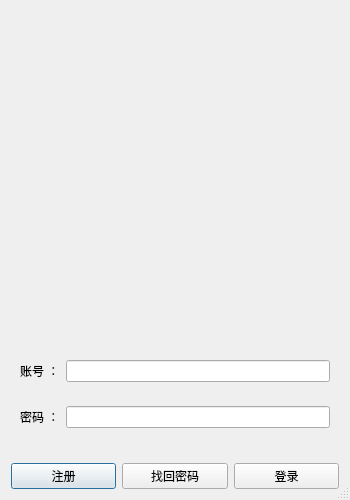
<?xml version="1.0" encoding="UTF-8"?>
<ui version="4.0">
 <class>loginDialog</class>
 <widget class="QDialog" name="loginDialog">
  <property name="geometry">
   <rect>
    <x>0</x>
    <y>0</y>
    <width>350</width>
    <height>500</height>
   </rect>
  </property>
  <property name="sizePolicy">
   <sizepolicy hsizetype="Preferred" vsizetype="Preferred">
    <horstretch>0</horstretch>
    <verstretch>0</verstretch>
   </sizepolicy>
  </property>
  <property name="maximumSize">
   <size>
    <width>16777215</width>
    <height>16777215</height>
   </size>
  </property>
  <property name="baseSize">
   <size>
    <width>0</width>
    <height>0</height>
   </size>
  </property>
  <property name="font">
   <font>
    <hintingpreference>PreferVerticalHinting</hintingpreference>
   </font>
  </property>
  <property name="cursor">
   <cursorShape>ArrowCursor</cursorShape>
  </property>
  <property name="windowTitle">
   <string>Dialog</string>
  </property>
  <property name="sizeGripEnabled">
   <bool>true</bool>
  </property>
  <layout class="QVBoxLayout" name="verticalLayout_2">
   <property name="sizeConstraint">
    <enum>QLayout::SizeConstraint::SetDefaultConstraint</enum>
   </property>
   <item>
    <widget class="QLabel" name="logoLabel">
     <property name="text">
      <string/>
     </property>
    </widget>
   </item>
   <item>
    <layout class="QVBoxLayout" name="verticalLayout">
     <property name="sizeConstraint">
      <enum>QLayout::SizeConstraint::SetMinAndMaxSize</enum>
     </property>
     <item>
      <layout class="QHBoxLayout" name="horizontalLayout_2">
       <item>
        <layout class="QVBoxLayout" name="verticalLayout_3">
         <property name="sizeConstraint">
          <enum>QLayout::SizeConstraint::SetNoConstraint</enum>
         </property>
         <item>
          <layout class="QHBoxLayout" name="horizontalLayout_3">
           <property name="sizeConstraint">
            <enum>QLayout::SizeConstraint::SetMinAndMaxSize</enum>
           </property>
           <property name="leftMargin">
            <number>9</number>
           </property>
           <property name="topMargin">
            <number>9</number>
           </property>
           <property name="rightMargin">
            <number>9</number>
           </property>
           <property name="bottomMargin">
            <number>9</number>
           </property>
           <item alignment="Qt::AlignmentFlag::AlignLeft|Qt::AlignmentFlag::AlignVCenter">
            <widget class="QLabel" name="label">
             <property name="maximumSize">
              <size>
               <width>40</width>
               <height>16777215</height>
              </size>
             </property>
             <property name="text">
              <string>账号 ：</string>
             </property>
            </widget>
           </item>
           <item>
            <widget class="QLineEdit" name="lineEdit">
             <property name="sizePolicy">
              <sizepolicy hsizetype="Expanding" vsizetype="Fixed">
               <horstretch>0</horstretch>
               <verstretch>0</verstretch>
              </sizepolicy>
             </property>
            </widget>
           </item>
          </layout>
         </item>
         <item>
          <layout class="QHBoxLayout" name="horizontalLayout_4">
           <property name="sizeConstraint">
            <enum>QLayout::SizeConstraint::SetMinAndMaxSize</enum>
           </property>
           <property name="leftMargin">
            <number>9</number>
           </property>
           <property name="topMargin">
            <number>9</number>
           </property>
           <property name="rightMargin">
            <number>9</number>
           </property>
           <property name="bottomMargin">
            <number>9</number>
           </property>
           <item>
            <widget class="QLabel" name="label_4">
             <property name="text">
              <string>密码 ：</string>
             </property>
            </widget>
           </item>
           <item>
            <widget class="QLineEdit" name="lineEdit_2"/>
           </item>
          </layout>
         </item>
        </layout>
       </item>
      </layout>
     </item>
     <item>
      <spacer name="verticalSpacer">
       <property name="orientation">
        <enum>Qt::Orientation::Vertical</enum>
       </property>
       <property name="sizeType">
        <enum>QSizePolicy::Policy::Fixed</enum>
       </property>
       <property name="sizeHint" stdset="0">
        <size>
         <width>20</width>
         <height>20</height>
        </size>
       </property>
      </spacer>
     </item>
     <item>
      <layout class="QHBoxLayout" name="horizontalLayout">
       <property name="sizeConstraint">
        <enum>QLayout::SizeConstraint::SetMinAndMaxSize</enum>
       </property>
       <item>
        <widget class="QPushButton" name="resgiterPushButton">
         <property name="text">
          <string>注册</string>
         </property>
        </widget>
       </item>
       <item>
        <widget class="QPushButton" name="pushButton_2">
         <property name="text">
          <string>找回密码</string>
         </property>
        </widget>
       </item>
       <item>
        <widget class="QPushButton" name="loginbutton">
         <property name="text">
          <string>登录</string>
         </property>
        </widget>
       </item>
      </layout>
     </item>
    </layout>
   </item>
  </layout>
 </widget>
 <resources/>
 <connections/>
</ui>
